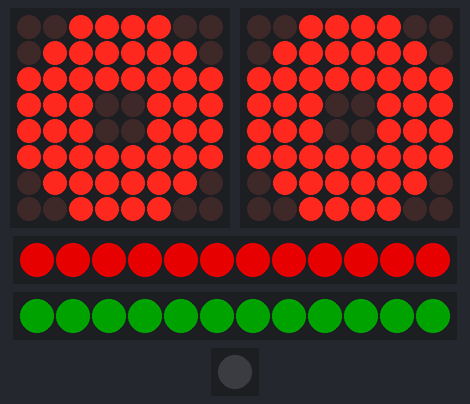
Simulated run of this program. Board: Raspberry Pi Pico running CircuitPython. Shown: 2 × 8×8 LED matrix, 2 × 12 RGB LEDs in strip order, left to right, 1 RGB LEDs in strip order, left to right. Dim RGB values are drawn brighter than linear; random numbers come from a fixed seed.

Above: at 0.16 s.
At 5.38 s:
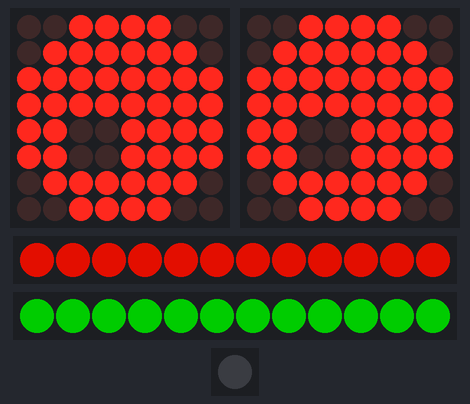
At 10.27 s:
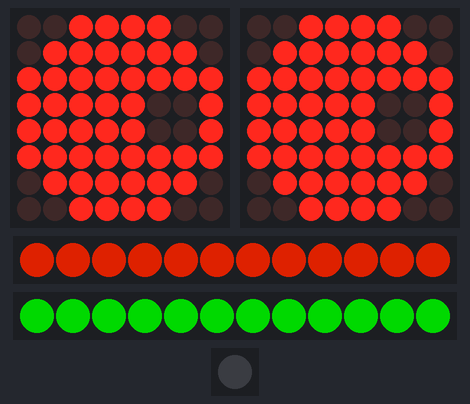
At 20.38 s:
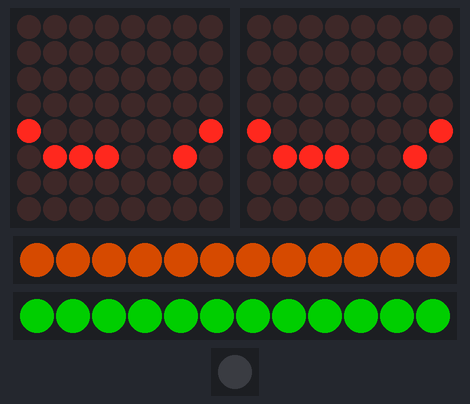
At 29.88 s:
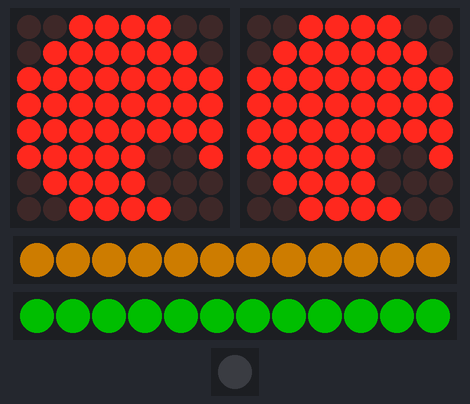
At 39.68 s:
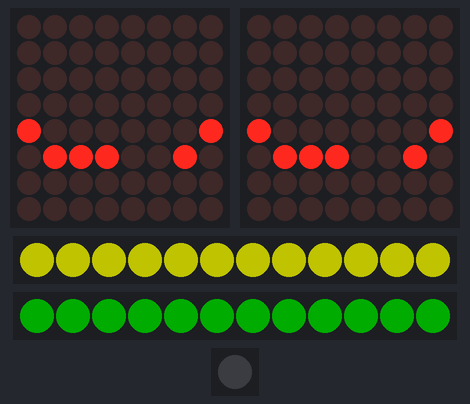

The program:

code.py
```python
import board
import busio
import digitalio
import neopixel
import time
import random
from adafruit_max7219 import matrices
from rainbowio import colorwheel
import asyncio

class EyeAnimator:
    def __init__(self):
        self.blink_countdown = 100
        self.gaze_countdown = 75
        self.gaze_frames = 50
        self.eye_x, self.eye_y = 3, 3
        self.new_x, self.new_y = 3, 3
        self.dx, self.dy = 0, 0
        self.blink_counter = 0
        self.is_evil = EYE_MODE == "evil"

    async def animate(self):
        while True:
            display_left.fill(0)
            display_right.fill(0)

            image_index = BLINK_INDEX[self.blink_countdown] if self.blink_countdown < len(BLINK_INDEX) else 0

            if self.is_evil:
                draw_eye(display_left, EVIL_EYE_LEFT_IMG[image_index])
                draw_eye(display_right, EVIL_EYE_RIGHT_IMG[image_index])
            else:
                draw_eye(display_left, NICE_EYE_IMG[image_index])
                draw_eye(display_right, NICE_EYE_IMG[image_index])

            self.blink_countdown -= 1
            if self.blink_countdown == 0:
                self.blink_countdown = random.randint(5, 180)
                self.blink_counter += 1
                if EYE_MODE == "round,evil" and self.blink_counter >= 5:
                    self.is_evil = not self.is_evil
                    self.blink_counter = 0
                    if self.is_evil:
                        self.eye_x = self.eye_y = self.new_x = self.new_y = 4
                        self.dx = self.dy = 0

            if self.gaze_countdown <= self.gaze_frames:
                pupil_x = self.new_x - (self.dx * self.gaze_countdown // self.gaze_frames)
                pupil_y = self.new_y - (self.dy * self.gaze_countdown // self.gaze_frames)
                if self.is_evil:
                    draw_pupil(display_left, pupil_x + 1, pupil_y)
                    draw_pupil(display_right, pupil_x - 1, pupil_y)
                else:
                    draw_pupil(display_left, pupil_x, pupil_y)
                    draw_pupil(display_right, pupil_x, pupil_y)

                if self.gaze_countdown == 0:
                    self.eye_x, self.eye_y = self.new_x, self.new_y
                    if self.is_evil:
                        self.new_y = 4
                        self.new_x = random.randint(3, 5)
                    else:
                        while True:
                            self.new_x = random.randint(0, 6)
                            self.new_y = random.randint(0, 6)
                            self.dx, self.dy = self.new_x - 3, self.new_y - 3
                            if (self.dx * self.dx + self.dy * self.dy) < 10:
                                break
                    self.dx, self.dy = self.new_x - self.eye_x, self.new_y - self.eye_y
                    self.gaze_frames = random.randint(3, 15)
                    self.gaze_countdown = random.randint(self.gaze_frames, 120)
            else:
                if self.is_evil:
                    draw_pupil(display_left, self.eye_x + 1, self.eye_y)
                    draw_pupil(display_right, self.eye_x - 1, self.eye_y)
                else:
                    draw_pupil(display_left, self.eye_x, self.eye_y)
                    draw_pupil(display_right, self.eye_x, self.eye_y)

            self.gaze_countdown -= 1

            display_left.show()
            display_right.show()

            await asyncio.sleep(0.02)  # ~50 FPS

# Initialize SPI bus and MAX7219 devices
spi = busio.SPI(clock=board.GP2, MOSI=board.GP3)
cs_left = digitalio.DigitalInOut(board.GP5)
cs_right = digitalio.DigitalInOut(board.GP6)
display_left = matrices.Matrix8x8(spi, cs_left)
display_right = matrices.Matrix8x8(spi, cs_right)

# Set up NeoPixel rings
pixel_pin_1 = board.GP28
pixel_pin_2 = board.GP29
num_pixels = 12
brightness = 0.7

# Create the NeoPixel objects
pixels_1 = neopixel.NeoPixel(pixel_pin_1, num_pixels, brightness=brightness, auto_write=False)
pixels_2 = neopixel.NeoPixel(pixel_pin_2, num_pixels, brightness=brightness, auto_write=False)

# Constants for eye display
EYE_MODE = "round"  # Options: "round", "evil", or "round,evil"
LED_ON = 1
LED_OFF = 0

# Disable built-in NeoPixel (YD-RP2040)
builtin_neopixel = neopixel.NeoPixel(board.GP23, 1, brightness=0.01, auto_write=False)
builtin_neopixel[0] = (0, 0, 0)
builtin_neopixel.show()

# Eye images and blink index
NICE_EYE_IMG = (
    (0x3C, 0x7E, 0xFF, 0xFF, 0xFF, 0xFF, 0x7E, 0x3C),
    (0x00, 0x7E, 0xFF, 0xFF, 0xFF, 0xFF, 0x7E, 0x3C),
    (0x00, 0x00, 0x3C, 0xFF, 0xFF, 0xFF, 0x3C, 0x00),
    (0x00, 0x00, 0x00, 0x3C, 0xFF, 0x7E, 0x18, 0x00),
    (0x00, 0x00, 0x00, 0x00, 0x81, 0x7E, 0x00, 0x00),
)

EVIL_EYE_LEFT_IMG = (
    (0x70, 0xF8, 0xFC, 0xFE, 0xFF, 0xFF, 0xFF, 0x7E),
    (0x00, 0xF8, 0xFC, 0xFE, 0xFF, 0xFF, 0xFF, 0x00),
    (0x00, 0x00, 0xFC, 0xFE, 0xFF, 0xFF, 0x00, 0x00),
    (0x00, 0x00, 0x00, 0xFE, 0xFF, 0x00, 0x00, 0x00),
    (0x00, 0x00, 0x00, 0x00, 0xFE, 0x00, 0x00, 0x00),
)

EVIL_EYE_RIGHT_IMG = (
    (0x7E, 0xFF, 0xFF, 0xFF, 0xFE, 0xFC, 0xF8, 0x70),
    (0x00, 0xFF, 0xFF, 0xFF, 0xFE, 0xFC, 0xF8, 0x00),
    (0x00, 0x00, 0xFF, 0xFF, 0xFE, 0xFC, 0x00, 0x00),
    (0x00, 0x00, 0x00, 0xFF, 0xFE, 0x00, 0x00, 0x00),
    (0x00, 0x00, 0x00, 0xFE, 0x00, 0x00, 0x00, 0x00),
)

BLINK_INDEX = (1, 2, 3, 4, 3, 2, 1)

def draw_eye(display, image):
    for y, row in enumerate(image):
        for x in range(8):
            if row & (1 << (7 - x)):
                display.pixel(x, y, LED_ON)

def draw_pupil(display, x, y):
    for i in range(2):
        for j in range(2):
            display.pixel(x + i, y + j, LED_OFF)

# Async functions for NeoPixel animations
async def rainbow_cycle(wait):
    while True:
        for j in range(255):
            color = colorwheel(j)
            for i in range(num_pixels):
                pixels_1[i] = color
            pixels_1.show()
            await asyncio.sleep(wait)

async def breathing_green(wait):
    min_brightness = 0.2
    max_brightness = 1.0
    step = 0.02
    green_color = (0, 255, 0)

    while True:
        for b in range(int(min_brightness * 100), int(max_brightness * 100), int(step * 100)):
            brightness = b / 100
            color = tuple(int(c * brightness) for c in green_color)
            for i in range(num_pixels):
                pixels_2[i] = color
            pixels_2.show()
            await asyncio.sleep(wait)

        for b in range(int(max_brightness * 100), int(min_brightness * 100), -int(step * 100)):
            brightness = b / 100
            color = tuple(int(c * brightness) for c in green_color)
            for i in range(num_pixels):
                pixels_2[i] = color
            pixels_2.show()
            await asyncio.sleep(wait)

async def main():
    eye_animator = EyeAnimator()
    rainbow_task = asyncio.create_task(rainbow_cycle(0.9))
    breathing_task = asyncio.create_task(breathing_green(0.02))
    eyes_task = asyncio.create_task(eye_animator.animate())

    await asyncio.gather(rainbow_task, breathing_task, eyes_task)

# Run the main async function
asyncio.run(main())
```
